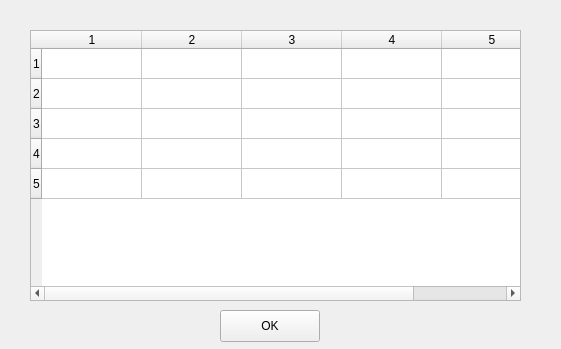
<?xml version="1.0" encoding="UTF-8"?>
<ui version="4.0">
 <class>Form</class>
 <widget class="QWidget" name="Form">
  <property name="geometry">
   <rect>
    <x>0</x>
    <y>0</y>
    <width>561</width>
    <height>349</height>
   </rect>
  </property>
  <property name="windowTitle">
   <string>Form</string>
  </property>
  <widget class="QTableWidget" name="tbSinhVien">
   <property name="geometry">
    <rect>
     <x>30</x>
     <y>30</y>
     <width>491</width>
     <height>271</height>
    </rect>
   </property>
   <property name="rowCount">
    <number>5</number>
   </property>
   <property name="columnCount">
    <number>5</number>
   </property>
   <row/>
   <row/>
   <row/>
   <row/>
   <row/>
   <column/>
   <column/>
   <column/>
   <column/>
   <column/>
  </widget>
  <widget class="QPushButton" name="btnOK">
   <property name="geometry">
    <rect>
     <x>220</x>
     <y>310</y>
     <width>100</width>
     <height>32</height>
    </rect>
   </property>
   <property name="text">
    <string>OK</string>
   </property>
  </widget>
 </widget>
 <resources/>
 <connections/>
</ui>
